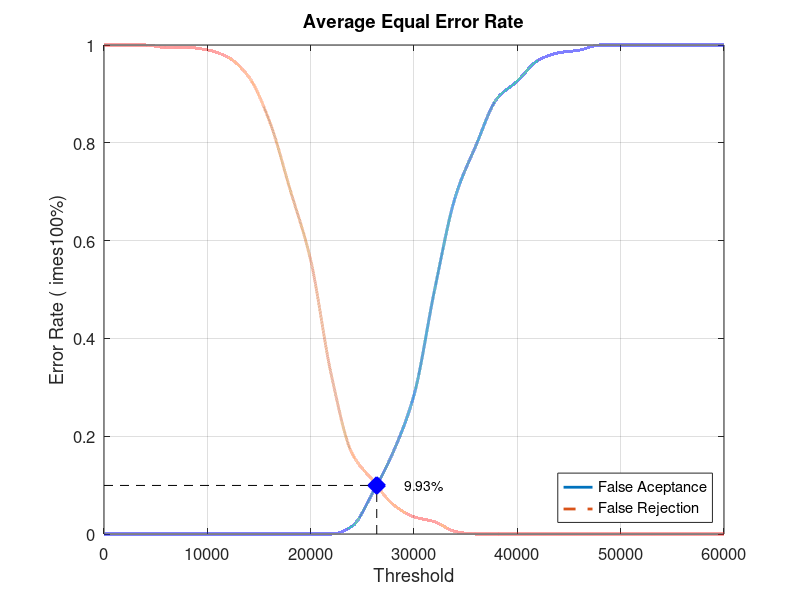
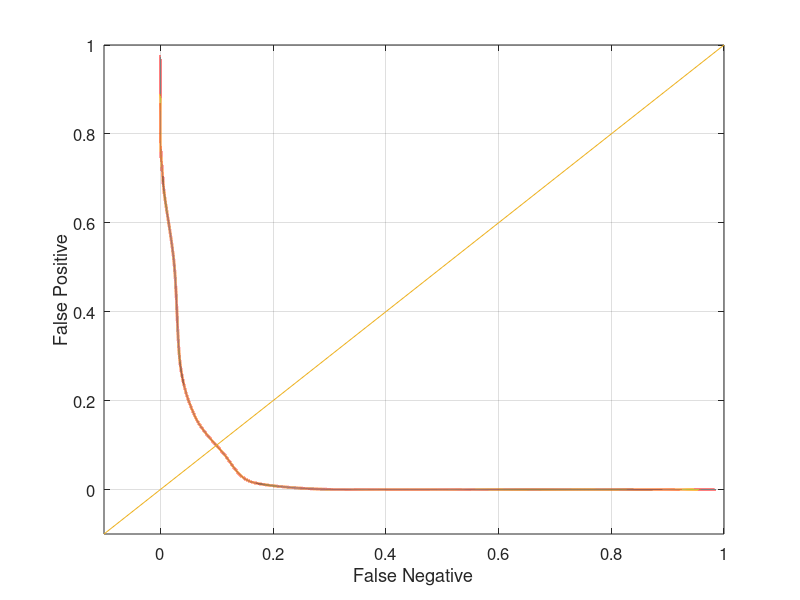

These figures' MATLAB source, in order:
close all;
clear;
clc;
x = 0:2000:60000;
xq = 0:0.5:60000;

y0 = [0 0 0 0 0 0 0 0 0 0 0 0 0.0157895 0.0842105 0.168421 0.284211 0.5 0.689474 0.794737 0.889474 0.926316 0.968421 0.984211 0.989474 1 1 1 1 1 1 1]
yy0 = interp1(x, y0, xq, 'pchip');
y1 = [1 1 1 0.995 0.995 0.99 0.975 0.935 0.845 0.705 0.56 0.325 0.165 0.11 0.06 0.035 0.025 0.005 0 0 0 0 0 0 0 0 0 0 0 0 0]
yy1 = interp1(x, y1, xq, 'pchip');

% Calculating EER: 
y2 = abs(y0 - y1);
find(y2 == min(y2))
yy2 = abs(yy0 - yy1);
xEER = find(yy2 == min(yy2));
xEERIndex = xq(xEER) % X-axis EER
yEER = yy0(xEER) % Y-axis EER

main = figure
plot(xq, yy0,'-','LineWidth', 2);	hold on
plot(xq, yy1,'--','LineWidth', 2);	hold on
plot([xEERIndex xEERIndex], [0 yEER], 'k--');	hold on
plot([0 xEERIndex], [yEER yEER], 'k--');	hold on
plot(xEERIndex, yEER, 'bx', 'LineWidth', 10);	hold on
text(xEERIndex + 10 * xEERIndex / 100, yEER, [num2str(round((10000 * yEER)) / 100) '%'])
legend('False Aceptance', 'False Rejection', 'Location', 'SouthEast')
xlabel('Threshold')
ylabel('Error Rate (	imes100%)')
title('Average Equal Error Rate')
set(gca, 'FontSize', 12)
axis([0 60000 0 1])
grid on

print(main, 'Database5_4Main', '-dpng');
FNRxFPR = figure('Color', [1 1 1]);
plot(yy1, yy0, '-', yy1, yy0, 'LineWidth', 2);
hold on
y = -0.1:0.1:1
plot(y, y); 
set(gca, 'FontSize', 12)
xlabel('False Negative')
ylabel('False Positive')
axis([-0.1 1 -0.1 1])
set(gca, 'FontSize', 12)
grid on

print(FNRxFPR, 'Database5_4FNRxFPR','-dpng');
